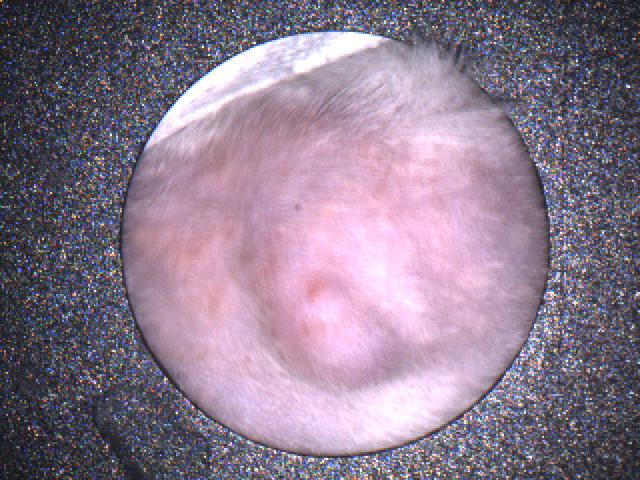
#> input picture data/testing_images/DTC#357-Prestudy-1-54-155 R_texture.jpg, 640 x 480 px; its folder holds only this picture in this run
$ jupyter execute --allow-errors finding_patterns.ipynb
#> lines starting #> are read from the running program, lines starting #| are printed output that depends on the picture
# Finding Patterns

## Setup

### Defining functions used to manipulate testing data

[cell 1]
# imports

import random
import cv2
import matplotlib.pyplot as plt
import numpy as np
import os

# this function will be used to get an array of images from a folder

def read_images_to_array(folder_path):

#> called with folder_path = './data/testing_images'
  image_array = []
  # Get a sorted list of filenames
  filenames = sorted(os.listdir(folder_path))
  for filename in filenames:
    if filename.endswith(".jpg") or filename.endswith(".png"):
      img_path = os.path.join(folder_path, filename)
      img = cv2.imread(img_path)
#> img is the input picture: shape (480, 640, 3); mean B, G, R 142.7, 123.1, 140.3

      if img is not None:
        image_array.append(img)

  return image_array

def split_images(image_array):

    red_region_images = []
    raw_images = []

    for image in image_array:
        if image[25,100].sum() == 255*3 :
            red_region_images.append(image)
        else:
            raw_images.append(image)

    return red_region_images, raw_images

def crop_raw_images(image_array):

    cropped_images = []

    for i in range(len(image_array)):

        image = image_array[i]

        mask = np.zeros(image.shape, dtype=np.uint8)
        mask = cv2.circle(mask, (320, 240), 200, (255,255,255), -1)

        res = cv2.bitwise_and(image, mask)
        res[mask==0] = 255

        cropped_images.append(res)

    return cropped_images

def crop_images(image_array):

    cropped_images = []

    for i in range(len(image_array) -1):

        image = image_array[i]

        image_height, image_width = image.shape[:2]

        # Bounding box dimensions
        box_width, box_height = 256, 256

        x_top_left = (image_width - box_width) // 2
        y_top_left = (image_height - box_height) // 2
        x_bottom_right = x_top_left + box_width
        y_bottom_right = y_top_left + box_height

        cropped_image = image[y_top_left:y_bottom_right, x_top_left:x_bottom_right]
        cropped_images.append(cropped_image)

    return cropped_images

def resize_binary_masks(image_array):

    resized_binary_masks = []

    for image in image_array:

        # crop
        y=0
        x=0
        h=480
        w=640

        cropped_image = image[y:y+h, x:x+w]

        padding = 70

        padded_img = cv2.copyMakeBorder(cropped_image, 0, 0, padding, padding, cv2.BORDER_CONSTANT, value=[0, 0, 0])
        resized_binary_masks.append(padded_img)

    return resized_binary_masks

def create_binary_masks(image_array):
    binary_masks = []

    for image in image_array:
        # Ensure image is in BGR format (convert if necessary)
        if image.ndim == 2:
            # Convert grayscale to BGR color (assuming gray image)
            image_color = cv2.cvtColor(image, cv2.COLOR_GRAY2BGR)
        elif image.shape[2] != 3:
            raise ValueError("Input image must have 3 channels (BGR format).")
        else:
            image_color = image

        # Convert BGR to HSV
        hsv = cv2.cvtColor(image_color, cv2.COLOR_BGR2HSV)

        # Define lower and upper bounds for red color in HSV
        lower_red = np.array([0, 150, 115])
        upper_red = np.array([255, 255, 255])

        # Create mask using inRange function
        mask = cv2.inRange(hsv, lower_red, upper_red)

        # Apply bitwise AND operation using color image
        res = cv2.bitwise_and(image_color, image_color, mask=mask)

        binary_masks.append(mask)

    return binary_masks

def crop_masks(image_array):
    cropped_masks = []

    for image in image_array:
        mask = np.zeros(image.shape[:2], dtype=np.uint8)
        mask = cv2.circle(mask, (250, 257), 135, (255, 255, 255), -1)

        if image.shape[:2] != mask.shape:
            raise ValueError("Image and mask dimensions do not match.")

        res = cv2.bitwise_and(image, image, mask=mask)
        res[mask == 0] = 255

        cropped_masks.append(res)

    return cropped_masks

### Applying Functions

[cell 2]
# load testing data (note: this data is sampled from the training set)
testing_folder_path = './data/testing_images'
testing_images = read_images_to_array(testing_folder_path)
#> testing_images = 1 item

# split into two types
testing_masks, testing_raw = split_images(testing_images)
#> the loop in split_images, `for image in image_array:` made 1 pass
#> after the loop in split_images, `for image in image_array:`: red_region_images = []
#> testing_masks = []; testing_raw = 1 item

# crop and mask images to get ready for testing
testing_raw = crop_raw_images(testing_raw)
#> the loop in crop_raw_images, `for i in range(len(image_array)): ` made 1 pass
#> pass 1, in crop_raw_images, `res = cv2.bitwise_and(image, mask)`:
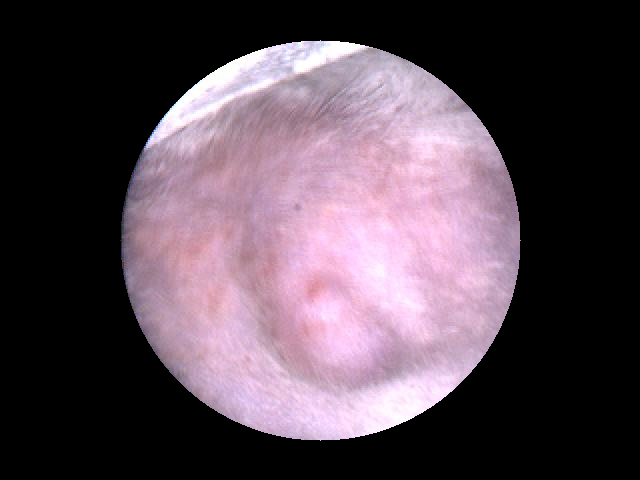
#> res: shape (480, 640, 3); mean B, G, R 81.8, 71.2, 86.1
#> after the loop in crop_raw_images, `for i in range(len(image_array)):`:
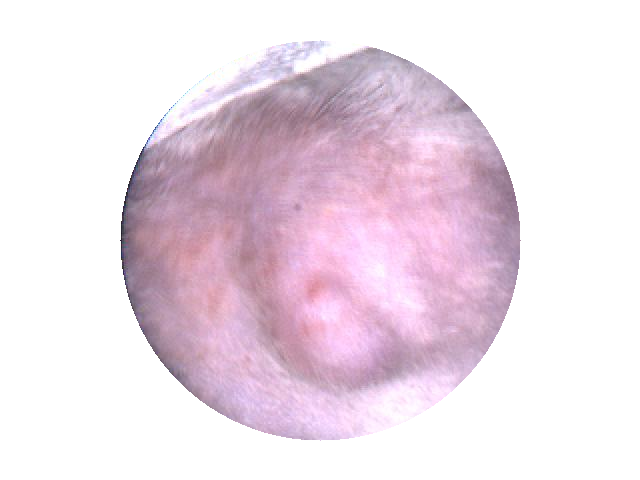
#> res: shape (480, 640, 3); mean B, G, R 232.5, 221.9, 236.8
testing_masks = crop_masks(testing_masks)
#> after the loop in crop_masks, `for image in image_array:`: cropped_masks = []

# create binary masks
testing_masks = create_binary_masks(testing_masks)

#resize binary masks
testing_masks = resize_binary_masks(testing_masks)

# crop both sets of images to 256x256
testing_masks = crop_images(testing_masks)
testing_raw = crop_images(testing_raw)
#> testing_raw = []

### Defining Bounding Box Function

[cell 3]
def get_bounding_box(image_mask):

    if np.all(image_mask == 0):
        # If all zeros, create a random bounding box
        H, W = image_mask.shape
        x_min = np.random.randint(0, W)
        x_max = np.random.randint(x_min + 1, W + 1)  # Ensure x_max > x_min
        y_min = np.random.randint(0, H)
        y_max = np.random.randint(y_min + 1, H + 1)  # Ensure y_max > y_min

        bbox = [x_min, y_min, x_max, y_max]
    else:
        if len(image_mask.shape) == 2 or image_mask.shape[2] == 1:
            gray = image_mask
        else:
            gray = cv2.cvtColor(image_mask, cv2.COLOR_BGR2GRAY)

        _, thresh = cv2.threshold(gray, 0, 255, cv2.THRESH_BINARY + cv2.THRESH_OTSU)
        contours, _ = cv2.findContours(thresh, cv2.RETR_TREE, cv2.CHAIN_APPROX_SIMPLE)
        if not contours:
            return (0, 0, 0, 0)

        largest_contour = max(contours, key=cv2.contourArea)
        x, y, w, h = cv2.boundingRect(largest_contour)

        bbox = [x, y, x+w, y+h]

    return bbox

### Setting up SAM

[cell 4]
from transformers import SamModel, SamConfig, SamProcessor
import torch

#> (a cell that did not finish here is left out)

## Finding Patterns with generated (good) bounding box

[cell 6]
import numpy as np
import random
import torch
import matplotlib.pyplot as plt
from matplotlib.patches import Rectangle

# let's take a random training example
idx = random.randint(0, len(testing_raw))
#> idx = 0

# load image
#> (the rest of this cell did not finish here and is left out)

## Finding Patterns with a bad bounding box

[cell 7]
# random image
rand = random.randint(0, len(testing_raw))
#> rand = 0
#> (the rest of this cell did not finish here and is left out)

$ run again, on data/testing_images/DTC#357-Prestudy-1-54-47 L_texture.jpg
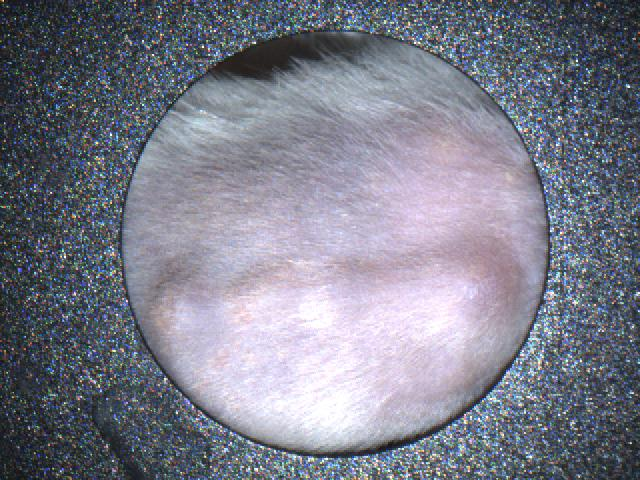
#> input picture data/testing_images/DTC#357-Prestudy-1-54-47 L_texture.jpg, 640 x 480 px
#> in read_images_to_array, img is the input picture: shape (480, 640, 3); mean B, G, R 138.9, 125.5, 123.5
#> testing_images = 1 item
#> the loop in split_images, `for image in image_array:` made 1 pass
#> after the loop in split_images, `for image in image_array:`: red_region_images = []
#> `testing_masks, testing_raw = split_images(testing_images)`: testing_raw = 1 item
#> the loop in crop_raw_images, `for i in range(len(image_array)): ` made 1 pass
#> pass 1, in crop_raw_images, `res = cv2.bitwise_and(image, mask)`:
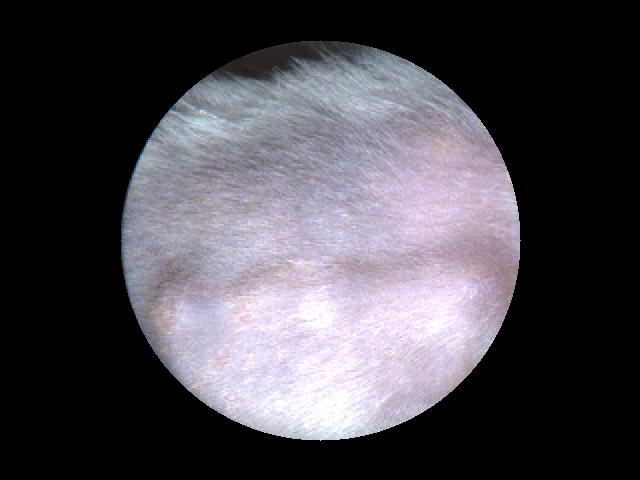
#> res: shape (480, 640, 3); mean B, G, R 78.6, 71.8, 74.6
#> after the loop in crop_raw_images, `for i in range(len(image_array)):`:
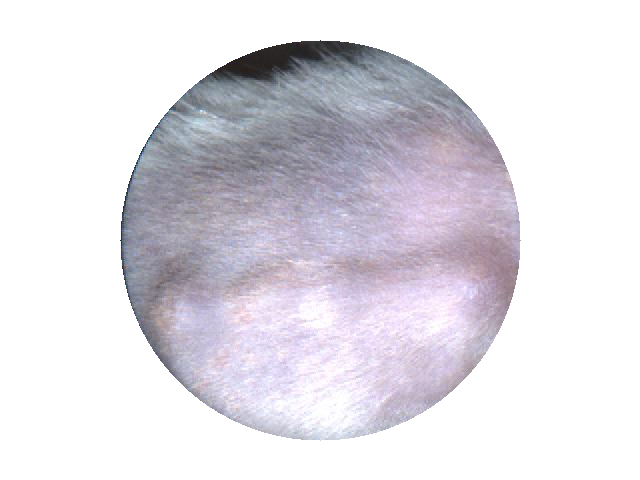
#> res: shape (480, 640, 3); mean B, G, R 229.3, 222.5, 225.3
#> after the loop in crop_masks, `for image in image_array:`: cropped_masks = []
#> idx = 0

$ run again, on data/testing_images/DTC#357-Prestudy-1-61-154 R_texture.jpg
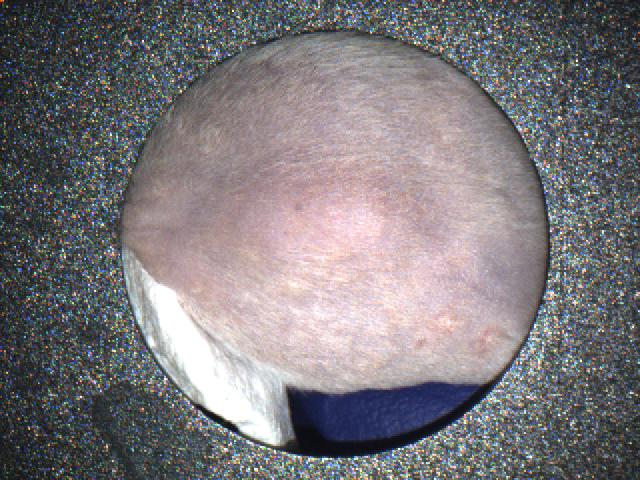
#> input picture data/testing_images/DTC#357-Prestudy-1-61-154 R_texture.jpg, 640 x 480 px
#> in read_images_to_array, img is the input picture: shape (480, 640, 3); mean B, G, R 123.5, 119.8, 123.8
#> testing_images = 1 item
#> the loop in split_images, `for image in image_array:` made 1 pass
#> after the loop in split_images, `for image in image_array:`: red_region_images = []
#> `testing_masks, testing_raw = split_images(testing_images)`: testing_raw = 1 item
#> the loop in crop_raw_images, `for i in range(len(image_array)): ` made 1 pass
#> pass 1, in crop_raw_images, `res = cv2.bitwise_and(image, mask)`:
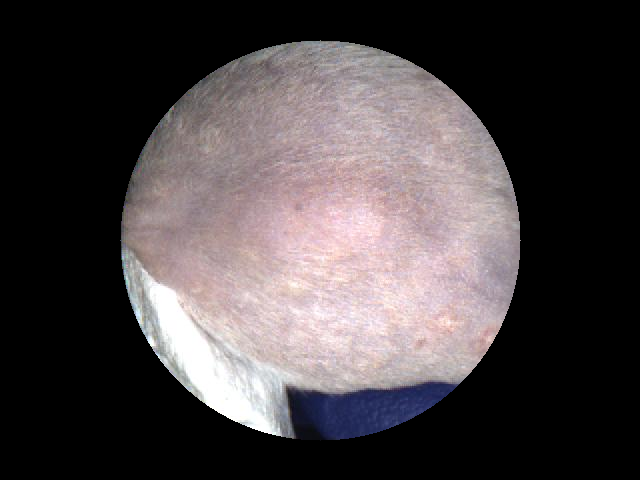
#> res: shape (480, 640, 3); mean B, G, R 69.7, 67.9, 74.5
#> after the loop in crop_raw_images, `for i in range(len(image_array)):`:
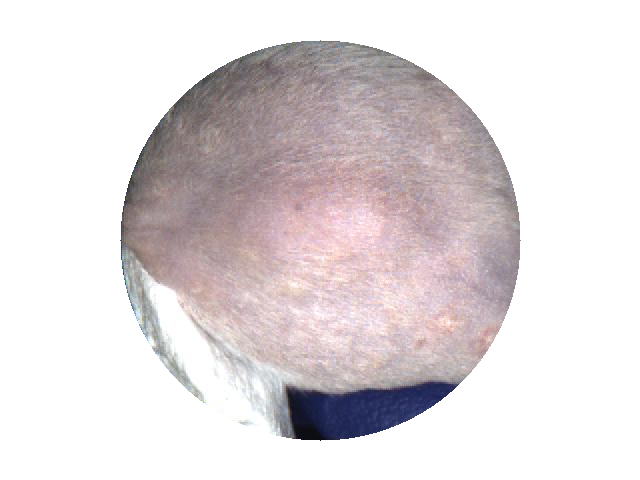
#> res: shape (480, 640, 3); mean B, G, R 220.4, 218.6, 225.2
#> after the loop in crop_masks, `for image in image_array:`: cropped_masks = []
#> idx = 0
